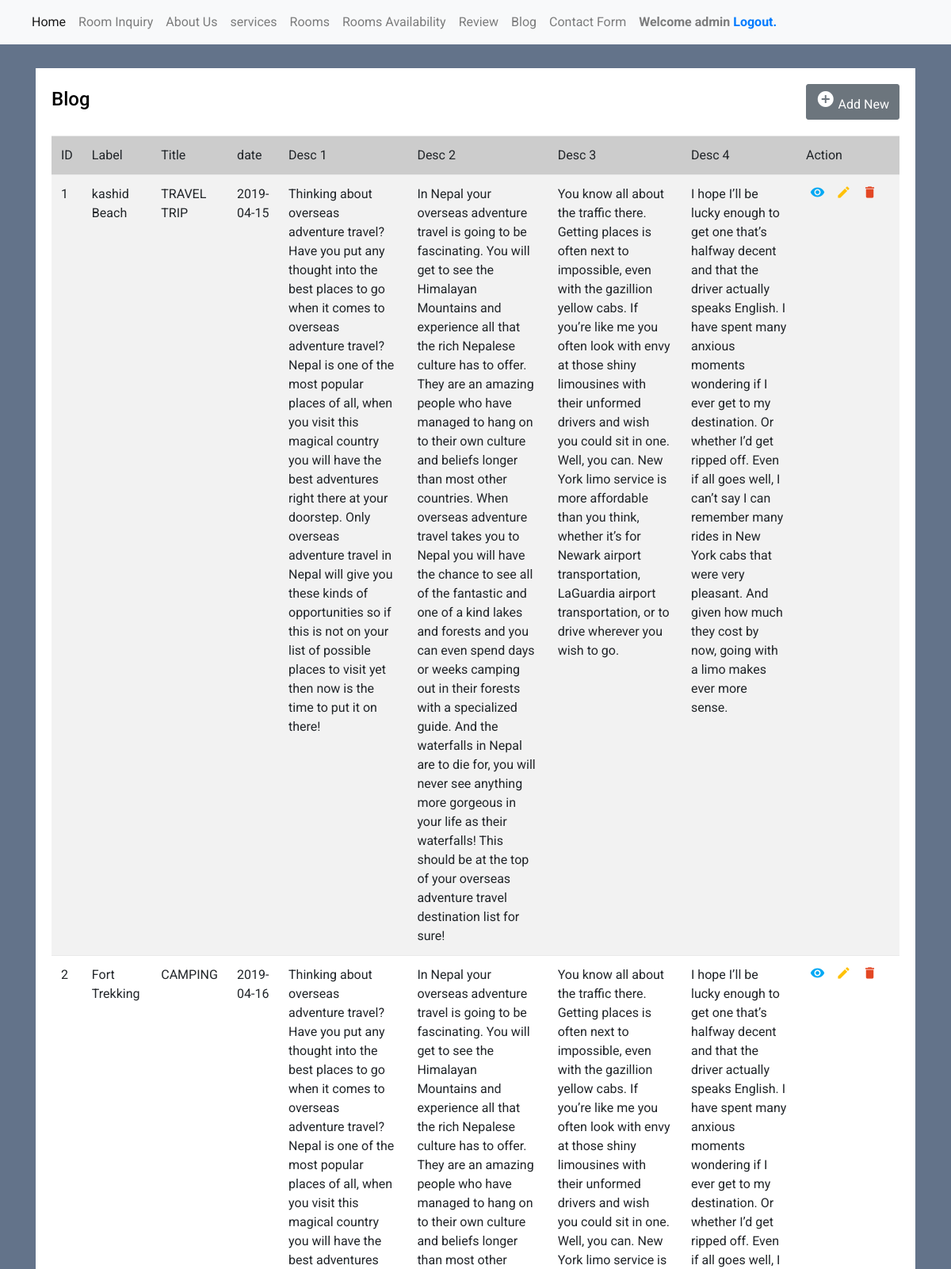
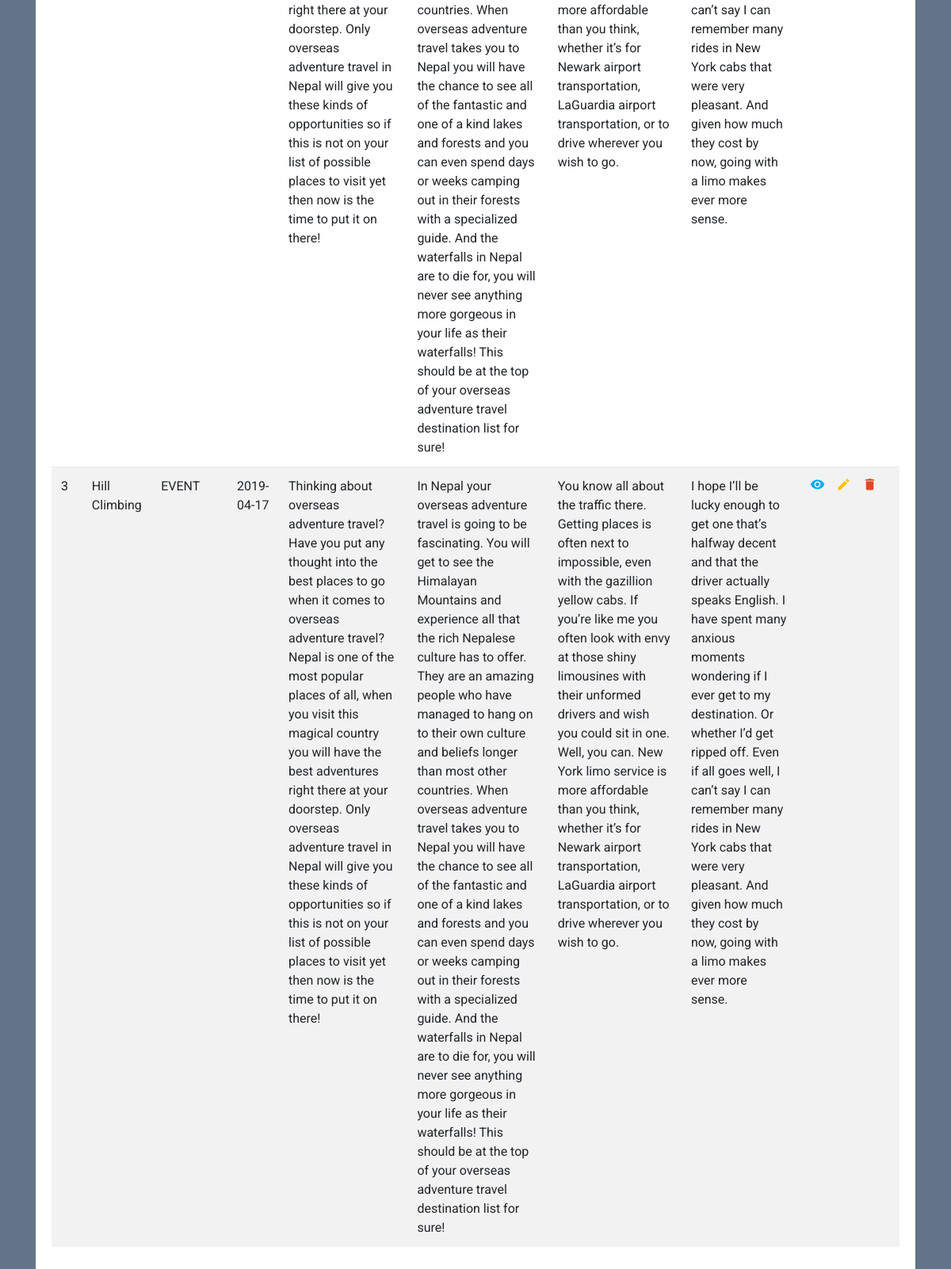
Screenshot of /admin/blog.php (signed in) with the database file from the repository (2 pictures, top to bottom).
### tables this page shows
CREATE TABLE `blog` (
  `id` int(11) NOT NULL,
  `blog_head` varchar(50) NOT NULL,
  `blog_liner` varchar(50) NOT NULL,
  `img` varchar(50) NOT NULL,
  `label` varchar(50) NOT NULL,
  `title` varchar(50) NOT NULL,
  `dt` date NOT NULL,
  `desc1` varchar(1000) NOT NULL,
  `desc2` varchar(1000) NOT NULL,
  `desc3` varchar(1000) NOT NULL,
  `desc4` varchar(1000) NOT NULL,
  `blog_author` varchar(50) NOT NULL
);

### admin/blog.php (the view, shortened to what this page needs)
<?php
include('dbconnection.php');
if(!isset($_SESSION['valid'])) {
    header('Location: index.php');
}
else
{
?>
<!DOCTYPE html>
<html lang="en">
<head>
<link rel="stylesheet" href="https://stackpath.bootstrapcdn.com/bootstrap/4.5.0/css/bootstrap.min.css">
<link rel="stylesheet" href="https://maxcdn.bootstrapcdn.com/font-awesome/4.7.0/css/font-awesome.min.css">
</head>
<body>
<nav class="navbar navbar-expand-lg navbar-light bg-light">
<div class="collapse navbar-collapse" id="navbarSupportedContent">
<ul class="navbar-nav mr-auto">
<li class="nav-item active">
<a class="nav-link" href="main.php">Home <span class="sr-only">(current)</span></a>
</li>
<li class="nav-item">
<a class="nav-link" href="room_inquiry.php">Room Inquiry</a>
</li>
<li class="nav-item">
<a class="nav-link" href="about_us.php">About Us</a>
</li>
<li class="nav-item">
<a class="nav-link" href="services.php">services</a>
</li>
<li class="nav-item">
<a class="nav-link" href="main.php">Rooms</a>
</li>
<li class="nav-item">
<a class="nav-link" href="room_availibility.php">Rooms Availability</a>
</li>
<li class="nav-item">
<a class="nav-link" href="review.php">Review</a>
</li>
<li class="nav-item">
<a class="nav-link" href="blog.php">Blog</a>
</li>
<li class="nav-item">
<a class="nav-link" href="contact.php">Contact Form</a>
</li>
<li class="nav-item">
<div class="nav-link"><b>Welcome <?php echo $_SESSION["username"]; ?> <a href="logout.php" tite="Logout">Logout.</a></b></div>
</li>
</ul>
</div>
</nav>
<div class="container-xl">
<div class="table-responsive">
<div class="table-wrapper">
<div class="table-title">
<div class="row">
<div class="col-sm-5">
<h2>Blog</h2>
</div>
<div class="col-sm-7" align="right">
<a href="insert.php" class="btn btn-secondary"><i class="material-icons">&#xE147;</i> <span>Add New</span></a>
</div>
</div>
</div>
<table class="table table-striped table-hover">
<thead>
<tr bgcolor='#CCCCCC'>
<td>ID</td>
<td>Label</td>
<td>Title</td>
<td>date</td>
<td>Desc 1</td>
<td>Desc 2</td>
<td>Desc 3</td>
<td>Desc 4</td>
<td>Action</td>
</tr>
</thead>
<tbody>
<?php
$ret=mysqli_query($con,"SELECT * FROM blog");
$cnt=1;
$row=mysqli_num_rows($ret);
if($row>0){
while ($row=mysqli_fetch_array($ret)) {
?>
<tr>
<td><?php echo $cnt;?></td>
<td><?php  echo $row['label'];?></td>
<td><?php  echo $row['title'];?></td>
<td><?php  echo $row['dt'];?></td>
<td> <?php  echo $row['desc1'];?></td>
<td> <?php  echo $row['desc2'];?></td>
<td> <?php  echo $row['desc3'];?></td>
<td> <?php  echo $row['desc4'];?></td>
<td>
<?php
if($_SESSION["admin_status"] == "Y")
{
    ?>
<a href="read.php?viewid=<?php echo htmlentities ($row['id']);?>" class="view" title="View" data-toggle="tooltip"><i class="material-icons">&#xE417;</i></a>
    <a href="edit_blog.php?editid=<?php echo htmlentities ($row['id']);?>" class="edit" title="Edit" data-toggle="tooltip"><i class="material-icons">&#xE254;</i></a>
    <a href="main.php?delid=<?php echo ($row['id']);?>" class="delete" title="Delete" data-toggle="tooltip" onclick="return confirm('Do you really want to Delete ?');"><i class="material-icons">&#xE872;</i></a>
    <?php
}
?>
</td>
</tr>
<?php
$cnt=$cnt+1;
} } else {?>
<tr>
    <th style="text-align:center; color:red;" colspan="6">No Record Found</th>
</tr>
<?php } ?>
</tbody>
</table>
</div>
</div>
</div>
</body>
</html>
<?php
}
?>

### admin/blog.php (style rules this page uses)
body { color: #fff; background: #63738a; font-family: 'Roboto', sans-serif; }
.table-responsive { margin: 30px 0; }
.table-wrapper { min-width: 1000px; background: #fff; padding: 20px; box-shadow: 0 1px 1px rgba(0,0,0,.05); }
.table-title { font-size: 15px; padding-bottom: 10px; margin: 0 0 10px; min-height: 45px; }
.table-title h2 { margin: 5px 0 0; font-size: 24px; color: black; }
table.table tr th, table.table tr td { border-color: #e9e9e9; }
table.table td:last-child { width: 130px; }
table.table td a { color: #a0a5b1; display: inline-block; margin: 0 5px; }
table.table td a.view { color: #03A9F4; }
table.table td a.edit { color: #FFC107; }
table.table td a.delete { color: #E34724; }
table.table td i { font-size: 19px; }
.form-control, .btn { border-radius: 3px; }

### rows the page displays
blog: label "kashid Beach", title "TRAVEL TRIP", dt "2019-04-15", desc1 "Thinking about overseas adventure travel? Have you put any thought into the best places to go when it comes to overseas adventure travel? Nepal is one of the most popular places of all, when you visit this magical country you will have the best adventures right there at your doorstep. Only overseas adventure travel in Nepal will give you these kinds of opportunities so if this is not on your list of possible places to visit yet then now is the time to put it on there!", desc2 "In Nepal your overseas adventure travel is going to be fascinating. You will get to see the Himalayan Mountains and experience all that the rich Nepalese culture has to offer. They are an amazing people who have managed to hang on to their own culture and beliefs longer than most other countries. When overseas adventure travel takes you to Nepal you will have the chance to see all of the fantastic and one of a kind lakes and forests and you can even spend days or weeks camping out in their forests with a specialized guide. And the waterfalls in Nepal are to die for, you will never see anything more gorgeous in your life as their waterfalls! This should be at the top of your overseas…", desc3 "You know all about the traffic there. Getting places is often next to impossible, even with the gazillion yellow cabs. If you’re like me you often look with envy at those shiny limousines with their unformed drivers and wish you could sit in one. Well, you can. New York limo service is more affordable than you think, whether it’s for Newark airport transportation, LaGuardia airport transportation, or to drive wherever you wish to go.", desc4 "I hope I’ll be lucky enough to get one that’s halfway decent and that the driver actually speaks English. I have spent many anxious moments wondering if I ever get to my destination. Or whether I’d get ripped off. Even if all goes well, I can’t say I can remember many rides in New York cabs that were very pleasant. And given how much they cost by now, going with a limo makes ever more sense."
blog: label "Fort Trekking", title "CAMPING", dt "2019-04-16", desc1 "Thinking about overseas adventure travel? Have you put any thought into the best places to go when it comes to overseas adventure travel? Nepal is one of the most popular places of all, when you visit this magical country you will have the best adventures right there at your doorstep. Only overseas adventure travel in Nepal will give you these kinds of opportunities so if this is not on your list of possible places to visit yet then now is the time to put it on there!", desc2 "In Nepal your overseas adventure travel is going to be fascinating. You will get to see the Himalayan Mountains and experience all that the rich Nepalese culture has to offer. They are an amazing people who have managed to hang on to their own culture and beliefs longer than most other countries. When overseas adventure travel takes you to Nepal you will have the chance to see all of the fantastic and one of a kind lakes and forests and you can even spend days or weeks camping out in their forests with a specialized guide. And the waterfalls in Nepal are to die for, you will never see anything more gorgeous in your life as their waterfalls! This should be at the top of your overseas…", desc3 "You know all about the traffic there. Getting places is often next to impossible, even with the gazillion yellow cabs. If you’re like me you often look with envy at those shiny limousines with their unformed drivers and wish you could sit in one. Well, you can. New York limo service is more affordable than you think, whether it’s for Newark airport transportation, LaGuardia airport transportation, or to drive wherever you wish to go.", desc4 "I hope I’ll be lucky enough to get one that’s halfway decent and that the driver actually speaks English. I have spent many anxious moments wondering if I ever get to my destination. Or whether I’d get ripped off. Even if all goes well, I can’t say I can remember many rides in New York cabs that were very pleasant. And given how much they cost by now, going with a limo makes ever more sense."
blog: label "Hill Climbing", title "EVENT", dt "2019-04-17", desc1 "Thinking about overseas adventure travel? Have you put any thought into the best places to go when it comes to overseas adventure travel? Nepal is one of the most popular places of all, when you visit this magical country you will have the best adventures right there at your doorstep. Only overseas adventure travel in Nepal will give you these kinds of opportunities so if this is not on your list of possible places to visit yet then now is the time to put it on there!", desc2 "In Nepal your overseas adventure travel is going to be fascinating. You will get to see the Himalayan Mountains and experience all that the rich Nepalese culture has to offer. They are an amazing people who have managed to hang on to their own culture and beliefs longer than most other countries. When overseas adventure travel takes you to Nepal you will have the chance to see all of the fantastic and one of a kind lakes and forests and you can even spend days or weeks camping out in their forests with a specialized guide. And the waterfalls in Nepal are to die for, you will never see anything more gorgeous in your life as their waterfalls! This should be at the top of your overseas…", desc3 "You know all about the traffic there. Getting places is often next to impossible, even with the gazillion yellow cabs. If you’re like me you often look with envy at those shiny limousines with their unformed drivers and wish you could sit in one. Well, you can. New York limo service is more affordable than you think, whether it’s for Newark airport transportation, LaGuardia airport transportation, or to drive wherever you wish to go.", desc4 "I hope I’ll be lucky enough to get one that’s halfway decent and that the driver actually speaks English. I have spent many anxious moments wondering if I ever get to my destination. Or whether I’d get ripped off. Even if all goes well, I can’t say I can remember many rides in New York cabs that were very pleasant. And given how much they cost by now, going with a limo makes ever more sense."

### other values shown
$_SESSION["username"] "admin"
